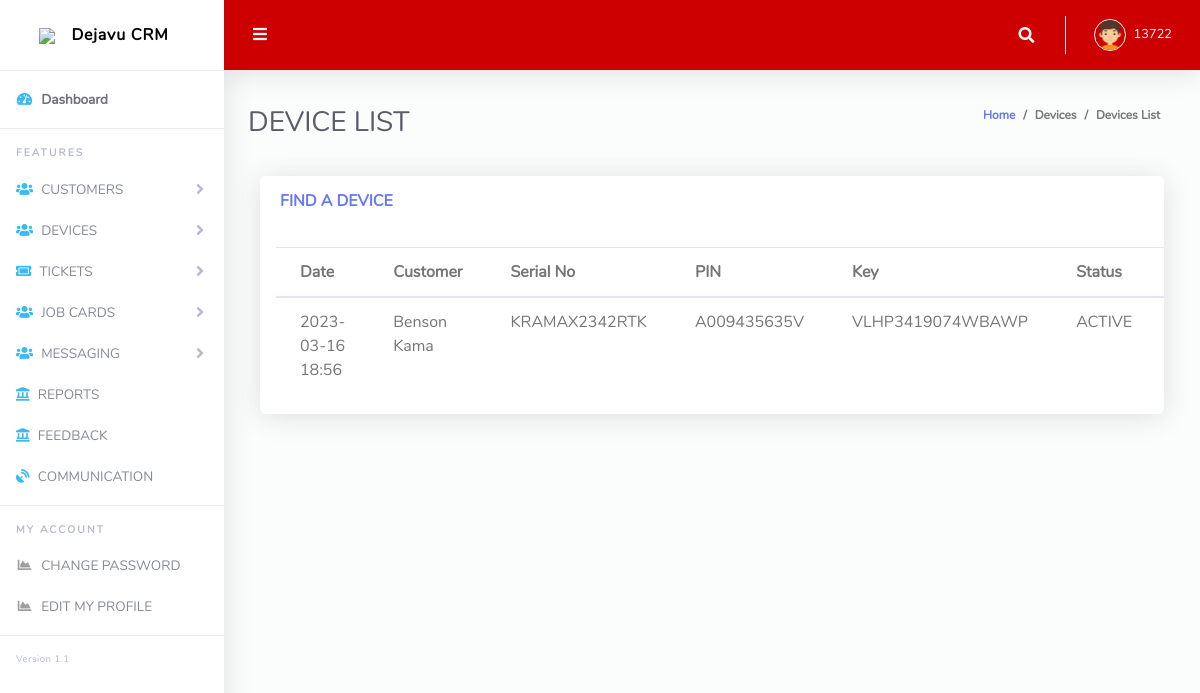
The page /main/allDevices.php (signed in) on the database its author committed.
### tables this page shows
CREATE TABLE `devices` (
  `id` int(11) NOT NULL,
  `dateCreated` datetime(6) NOT NULL,
  `customerName` varchar(60) NOT NULL,
  `pin` varchar(11) NOT NULL,
  `serialNumber` varchar(16) NOT NULL,
  `deviceKey` varchar(16) NOT NULL,
  `cusID` int(10) NOT NULL,
  `status` varchar(11) NOT NULL,
  `userID` varchar(20) NOT NULL
);

### device.php (called while the page is built, shortened)
<?php
function alldevices(){
    $db = getConnection();
    $query = "SELECT * FROM `devices`";
    $result = mysqli_query($db, $query);
    return $result;
}
?>

### main/allDevices.php (the view, shortened to what this page needs)
<?php
require_once($_SERVER['DOCUMENT_ROOT']."/crm/device.php");
$devices = alldevices()
?>
<!DOCTYPE html>
<html lang="en">
<head>
  <link href="vendor/fontawesome-free/css/all.min.css" rel="stylesheet" type="text/css">
  <link href="vendor/bootstrap/css/bootstrap.min.css" rel="stylesheet" type="text/css">
  <link href="css/ruang-admin.min.css" rel="stylesheet">
  <link href="vendor/datatables/dataTables.bootstrap4.min.css" rel="stylesheet">
</head>
<body id="page-top">
  <div id="wrapper">
    <?php
      include('sidebar.php');
    ?>
    <div id="content-wrapper" class="d-flex flex-column">
      <div id="content">
        <?php
         include('topbar.php');
        ?>
        <div class="container-fluid" id="container-wrapper">
          <div class="d-sm-flex align-items-center justify-content-between mb-4">
            <h1 class="h3 mb-0 text-gray-800">DEVICE LIST</h1>
            <ol class="breadcrumb">
              <li class="breadcrumb-item"><a href="./">Home</a></li>
              <li class="breadcrumb-item">Devices</li>
              <li class="breadcrumb-item active" aria-current="page">Devices List</li>
            </ol>
          </div>
             <div class="col-lg-12">
              <div class="card mb-4">
                <div class="card-header py-3 d-flex flex-row align-items-center justify-content-between">
                  <h6 class="m-0 font-weight-bold text-primary">FIND A DEVICE</h6>
                </div>
                <div class="table-responsive p-3">
                  <table class="table align-items-center table-flush" id="dataTable">
                    <thead class="">
                      <tr>
                        <th>Date</th>
                        <th>Customer</th>
                        <th>Serial No</th>
                        <th>PIN</th>
                        <th>Key</th>
                        <th>Status</th>
                        <th>CreatedBy</th>
                      </tr>
                    </thead>
                    <tbody>
                         <?php
                            foreach($devices as $row){
                                print " <tr> ";
                                print "<td>" .substr($row['dateCreated'],0,-10). "</td>";
                                print "<td>" . $row['customerName']. "</td>";
                                print "<td>" . $row['serialNumber']. "</td>";
                                print "<td>" . $row['pin']. "</td>";
                                print "<td>" . $row['deviceKey']. "</td>";
                                print "<td>" . $row['status']. "</td>";
                                print "<td>" . $row['userID']. "</td>";
                            }
                        ?>
                    </tbody>
                  </table>
                </div>
              </div>
            </div>
          </div>
        </div>
      </div>
    </div>
</body>
</html>

### rows shown on the page
devices: dateCreated "2023-03-16 18:56", customerName "Benson Kama", serialNumber "KRAMAX2342RTK", pin "A009435635V", deviceKey "VLHP3419074WBAWP", status "ACTIVE"

### other values the page prints
$_SESSION['username'] "13722"
